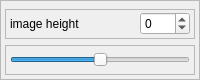
                          <widget class="QFrame" name="frame_9">
                           <property name="maximumSize">
                            <size>
                             <width>16777215</width>
                             <height>80</height>
                            </size>
                           </property>
                           <property name="frameShape">
                            <enum>QFrame::StyledPanel</enum>
                           </property>
                           <property name="frameShadow">
                            <enum>QFrame::Raised</enum>
                           </property>
                           <layout class="QVBoxLayout" name="verticalLayout_12">
                            <property name="leftMargin">
                             <number>4</number>
                            </property>
                            <property name="topMargin">
                             <number>8</number>
                            </property>
                            <property name="rightMargin">
                             <number>4</number>
                            </property>
                            <property name="bottomMargin">
                             <number>4</number>
                            </property>
                            <item>
                             <widget class="QFrame" name="frame_17">
                              <property name="minimumSize">
                               <size>
                                <width>0</width>
                                <height>0</height>
                               </size>
                              </property>
                              <property name="maximumSize">
                               <size>
                                <width>16777215</width>
                                <height>30</height>
                               </size>
                              </property>
                              <property name="frameShape">
                               <enum>QFrame::StyledPanel</enum>
                              </property>
                              <property name="frameShadow">
                               <enum>QFrame::Raised</enum>
                              </property>
                              <layout class="QHBoxLayout" name="horizontalLayout_13">
                               <property name="leftMargin">
                                <number>4</number>
                               </property>
                               <property name="topMargin">
                                <number>1</number>
                               </property>
                               <property name="rightMargin">
                                <number>4</number>
                               </property>
                               <property name="bottomMargin">
                                <number>1</number>
                               </property>
                               <item>
                                <widget class="QLabel" name="label_16">
                                 <property name="text">
                                  <string>image height</string>
                                 </property>
                                </widget>
                               </item>
                               <item>
                                <widget class="QSpinBox" name="imgHeightSpinbox">
                                 <property name="maximumSize">
                                  <size>
                                   <width>50</width>
                                   <height>16777215</height>
                                  </size>
                                 </property>
                                 <property name="minimum">
                                  <number>-100</number>
                                 </property>
                                 <property name="maximum">
                                  <number>100</number>
                                 </property>
                                </widget>
                               </item>
                              </layout>
                             </widget>
                            </item>
                            <item>
                             <widget class="QFrame" name="frame_18">
                              <property name="minimumSize">
                               <size>
                                <width>0</width>
                                <height>0</height>
                               </size>
                              </property>
                              <property name="maximumSize">
                               <size>
                                <width>16777215</width>
                                <height>30</height>
                               </size>
                              </property>
                              <property name="frameShape">
                               <enum>QFrame::StyledPanel</enum>
                              </property>
                              <property name="frameShadow">
                               <enum>QFrame::Raised</enum>
                              </property>
                              <layout class="QHBoxLayout" name="horizontalLayout_17">
                               <property name="leftMargin">
                                <number>4</number>
                               </property>
                               <property name="topMargin">
                                <number>1</number>
                               </property>
                               <property name="rightMargin">
                                <number>4</number>
                               </property>
                               <property name="bottomMargin">
                                <number>1</number>
                               </property>
                               <item>
                                <widget class="QSlider" name="imgHSlider">
                                 <property name="minimumSize">
                                  <size>
                                   <width>50</width>
                                   <height>0</height>
                                  </size>
                                 </property>
                                 <property name="minimum">
                                  <number>-100</number>
                                 </property>
                                 <property name="maximum">
                                  <number>100</number>
                                 </property>
                                 <property name="singleStep">
                                  <number>1</number>
                                 </property>
                                 <property name="orientation">
                                  <enum>Qt::Horizontal</enum>
                                 </property>
                                </widget>
                               </item>
                              </layout>
                             </widget>
                            </item>
                           </layout>
                          </widget>
